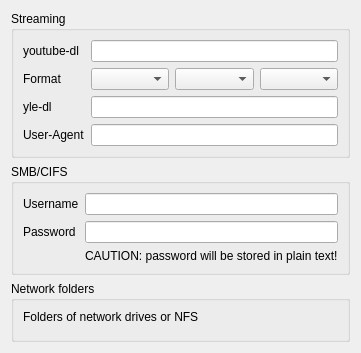
       <widget class="QWidget" name="network">
        <layout class="QVBoxLayout" name="verticalLayout_22">
         <item>
          <widget class="QGroupBox" name="groupBox_34">
           <property name="title">
            <string>Streaming</string>
           </property>
           <layout class="QFormLayout" name="formLayout_4">
            <item row="0" column="0">
             <widget class="QLabel" name="label_25">
              <property name="text">
               <string notr="true">youtube-dl</string>
              </property>
             </widget>
            </item>
            <item row="0" column="1">
             <widget class="QLineEdit" name="yt_program"/>
            </item>
            <item row="1" column="1">
             <layout class="QHBoxLayout" name="horizontalLayout_2">
              <item>
               <widget class="DataComboBox" name="yt_height"/>
              </item>
              <item>
               <widget class="DataComboBox" name="yt_fps"/>
              </item>
              <item>
               <widget class="QComboBox" name="yt_container"/>
              </item>
             </layout>
            </item>
            <item row="2" column="0">
             <widget class="QLabel" name="label">
              <property name="text">
               <string notr="true">yle-dl</string>
              </property>
             </widget>
            </item>
            <item row="2" column="1">
             <widget class="QLineEdit" name="yle_program"/>
            </item>
            <item row="3" column="0">
             <widget class="QLabel" name="label_59">
              <property name="text">
               <string notr="true">User-Agent</string>
              </property>
             </widget>
            </item>
            <item row="3" column="1">
             <widget class="QLineEdit" name="yt_user_agent"/>
            </item>
            <item row="1" column="0">
             <widget class="QLabel" name="label_20">
              <property name="text">
               <string>Format</string>
              </property>
             </widget>
            </item>
           </layout>
          </widget>
         </item>
         <item>
          <widget class="QGroupBox" name="groupBox_8">
           <property name="title">
            <string notr="true">SMB/CIFS</string>
           </property>
           <layout class="QFormLayout" name="formLayout">
            <item row="0" column="0">
             <widget class="QLabel" name="label_6">
              <property name="text">
               <string>Username</string>
              </property>
             </widget>
            </item>
            <item row="0" column="1">
             <widget class="QLineEdit" name="smb_username">
              <property name="toolTip">
               <string>Username for SMB/CIFS protocol.
You don't need to specify to this if geust is allowed.
You can specify workgroup in the form of 'workgroup;username'.</string>
              </property>
             </widget>
            </item>
            <item row="1" column="0">
             <widget class="QLabel" name="label_5">
              <property name="text">
               <string>Password</string>
              </property>
             </widget>
            </item>
            <item row="1" column="1">
             <widget class="QLineEdit" name="smb_password">
              <property name="toolTip">
               <string>Password for given username.
You don't need to specify to this if geust is allowed.</string>
              </property>
              <property name="echoMode">
               <enum>QLineEdit::Password</enum>
              </property>
             </widget>
            </item>
            <item row="2" column="1">
             <widget class="QLabel" name="label_4">
              <property name="text">
               <string>CAUTION: password will be stored in plain text!</string>
              </property>
             </widget>
            </item>
           </layout>
          </widget>
         </item>
         <item>
          <widget class="QGroupBox" name="groupBox_26">
           <property name="title">
            <string>Network folders</string>
           </property>
           <layout class="QVBoxLayout" name="verticalLayout_9">
            <item>
             <widget class="QLabel" name="label_49">
              <property name="text">
               <string>Folders of network drives or NFS</string>
              </property>
             </widget>
            </item>
            <item>
             <widget class="StringListWidget" name="network_folders" native="true">
              <property name="sizePolicy">
               <sizepolicy hsizetype="Preferred" vsizetype="Expanding">
                <horstretch>0</horstretch>
                <verstretch>0</verstretch>
               </sizepolicy>
              </property>
             </widget>
            </item>
           </layout>
          </widget>
         </item>
        </layout>
       </widget>
